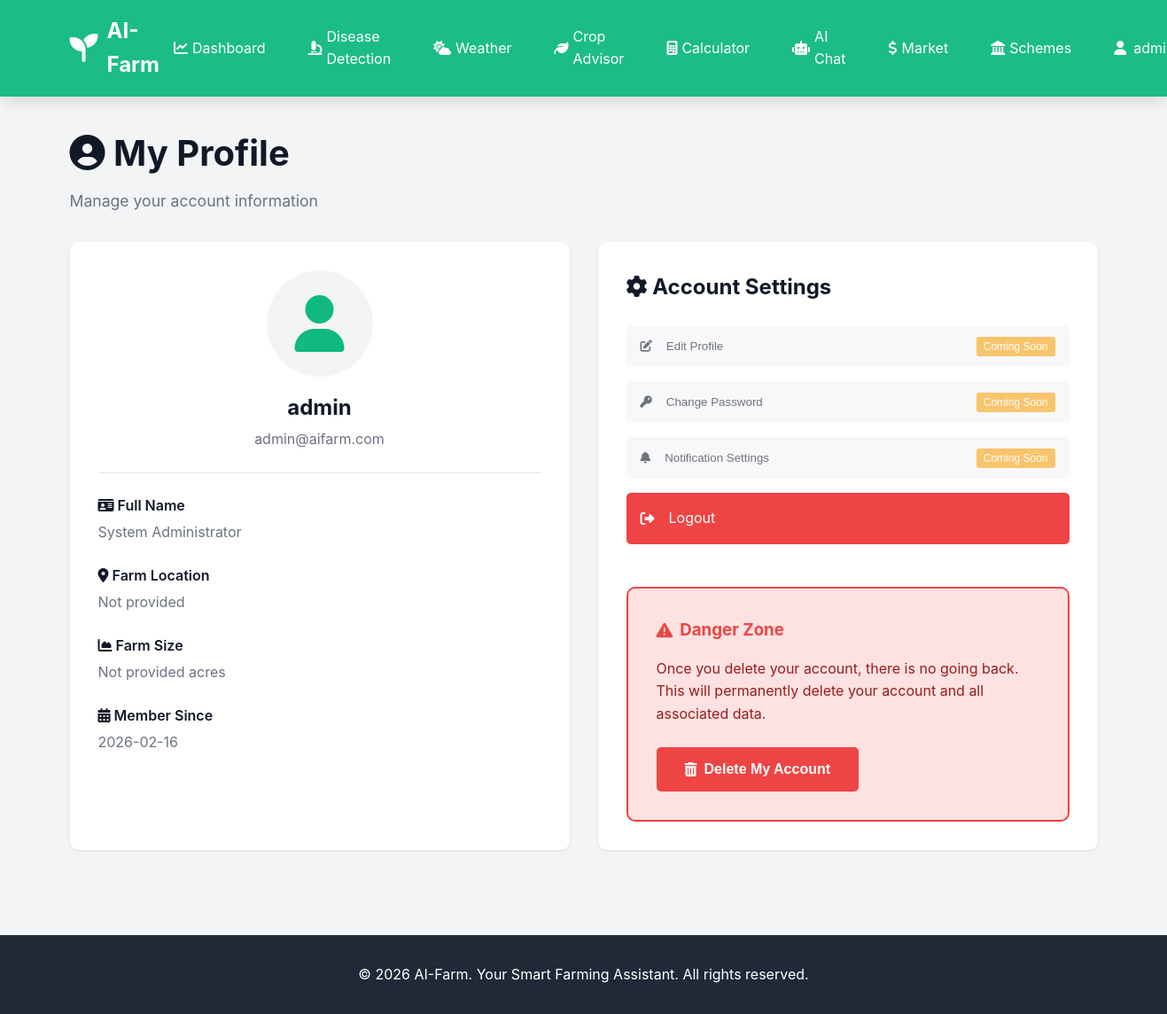
Page /profile (signed in) on the earlier database version.
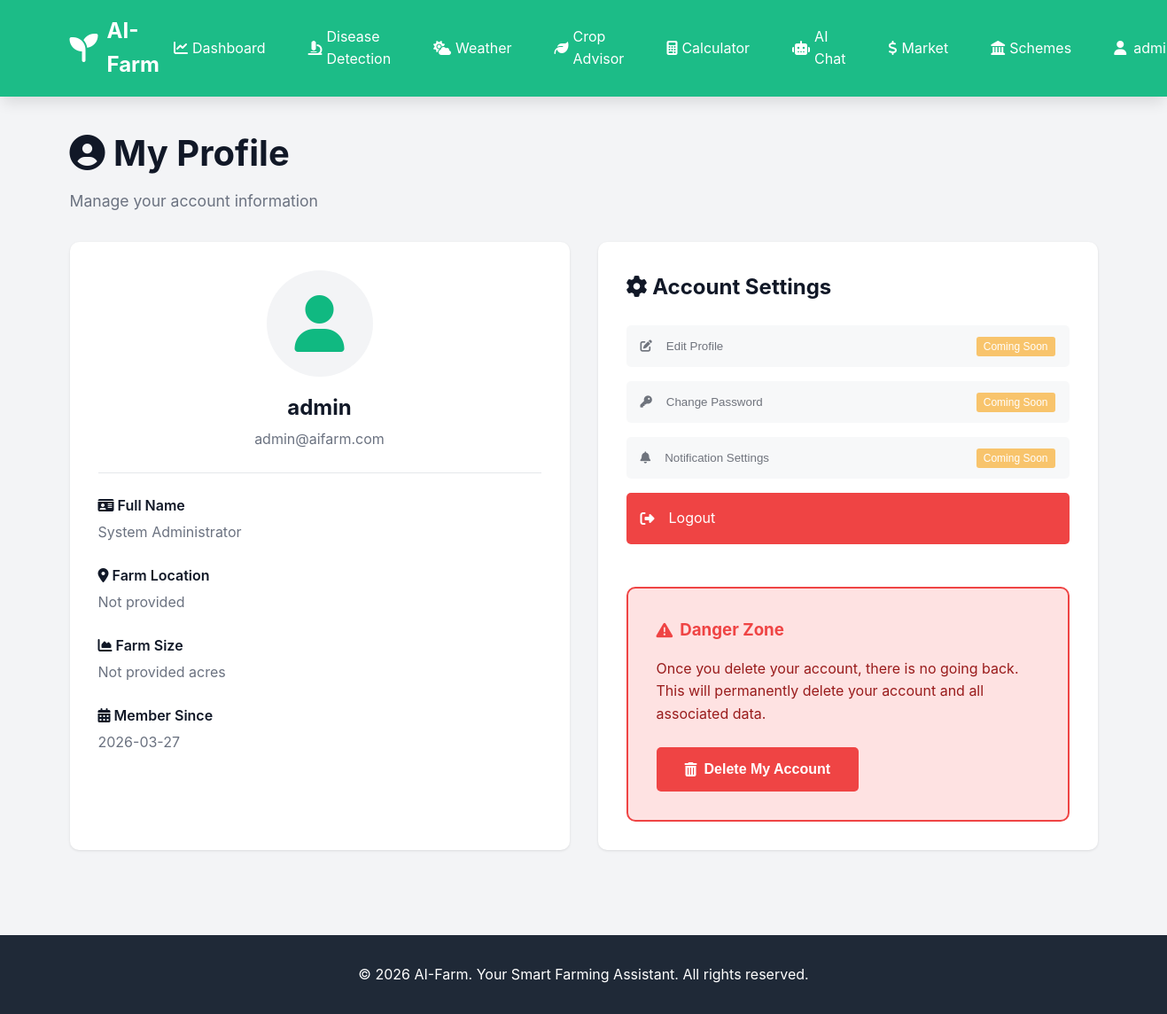
Same page on the later database version.
### tables this page shows
CREATE TABLE users
                 (id INTEGER PRIMARY KEY AUTOINCREMENT,
                  username TEXT UNIQUE NOT NULL,
                  email TEXT UNIQUE NOT NULL,
                  password TEXT NOT NULL,
                  full_name TEXT,
                  farm_location TEXT,
                  farm_size REAL,
                  is_admin INTEGER DEFAULT 0,
                  created_at TIMESTAMP DEFAULT CURRENT_TIMESTAMP);

### app.py (the view)
@app.route('/profile')
@login_required
def profile():
    conn = sqlite3.connect('aifarm.db')
    conn.row_factory = sqlite3.Row
    c = conn.cursor()
    c.execute('SELECT * FROM users WHERE id = ?', (session['user_id'],))
    user = c.fetchone()
    conn.close()
    return render_template('profile.html', user=user)

### app.py (called while the page is built)
def login_required(f):
    @wraps(f)
    def decorated_function(*args, **kwargs):
        if 'user_id' not in session:
            flash('Please log in to access this page.', 'warning')
            return redirect(url_for('login'))
        return f(*args, **kwargs)
    return decorated_function

### templates/profile.html (shortened to what this page needs)
{% extends "base.html" %}
{% block content %}
<div class="page-container">
    <div class="container">
        <div class="page-header">
            <h1><i class="fas fa-user-circle"></i> My Profile</h1>
            <p>Manage your account information</p>
        </div>
        <div class="profile-container">
            <div class="profile-card">
                <div class="profile-header">
                    <div class="profile-avatar">
                        <i class="fas fa-user fa-4x"></i>
                    </div>
                    <h2>{{ user.username }}</h2>
                    <p class="profile-email">{{ user.email }}</p>
                </div>
                <div class="profile-info">
                    <div class="info-group">
                        <label><i class="fas fa-id-card"></i> Full Name</label>
                        <p>{{ user.full_name or 'Not provided' }}</p>
                    </div>
                    <div class="info-group">
                        <label><i class="fas fa-map-marker-alt"></i> Farm Location</label>
                        <p>{{ user.farm_location or 'Not provided' }}</p>
                    </div>
                    <div class="info-group">
                        <label><i class="fas fa-chart-area"></i> Farm Size</label>
                        <p>{{ user.farm_size or 'Not provided' }} acres</p>
                    </div>
                    <div class="info-group">
                        <label><i class="fas fa-calendar-alt"></i> Member Since</label>
                        <p>{{ user.created_at[:10] }}</p>
                    </div>
                </div>
            </div>
            <div class="account-actions">
                <h2><i class="fas fa-cog"></i> Account Settings</h2>
                <div class="actions-list">
                    <button class="action-btn" disabled>
                        <i class="fas fa-edit"></i> Edit Profile
                        <span class="coming-soon">Coming Soon</span>
                    </button>
                    <button class="action-btn" disabled>
                        <i class="fas fa-key"></i> Change Password
                        <span class="coming-soon">Coming Soon</span>
                    </button>
                    <button class="action-btn" disabled>
                        <i class="fas fa-bell"></i> Notification Settings
                        <span class="coming-soon">Coming Soon</span>
                    </button>
                    <a href="{{ url_for('logout') }}" class="action-btn logout-btn">
                        <i class="fas fa-sign-out-alt"></i> Logout
                    </a>
                </div>
                <div class="danger-zone">
                    <h3><i class="fas fa-exclamation-triangle"></i> Danger Zone</h3>
                    <p>Once you delete your account, there is no going back. This will permanently delete your account and all associated data.</p>
                    <button onclick="confirmDeleteAccount()" class="btn-delete-account">
                        <i class="fas fa-trash-alt"></i> Delete My Account
                    </button>
                </div>
            </div>
        </div>
    </div>
</div>
{% endblock %}

### templates/base.html (shortened to what this page needs)
<!DOCTYPE html>
<html lang="en">
<head>
    <link rel="stylesheet" href="{{ url_for('static', filename='css/style.css') }}">
    <link rel="stylesheet" href="https://cdnjs.cloudflare.com/ajax/libs/font-awesome/6.4.0/css/all.min.css">
</head>
<body>
    <nav class="navbar">
        <div class="container">
            <div class="nav-brand">
                <i class="fas fa-seedling"></i>
                <span>AI-Farm</span>
            </div>
            {% if session.user_id %}
            <ul class="nav-menu">
                <li><a href="{{ url_for('dashboard') }}"><i class="fas fa-chart-line"></i> Dashboard</a></li>
                <li><a href="{{ url_for('disease_detection') }}"><i class="fas fa-microscope"></i> Disease Detection</a></li>
                <li><a href="{{ url_for('weather') }}"><i class="fas fa-cloud-sun"></i> Weather</a></li>
                <li><a href="{{ url_for('crop_recommendations') }}"><i class="fas fa-leaf"></i> Crop Advisor</a></li>
                <li><a href="{{ url_for('fertilizer_calculator') }}"><i class="fas fa-calculator"></i> Calculator</a></li>
                <li><a href="{{ url_for('chatbot') }}"><i class="fas fa-robot"></i> AI Chat</a></li>
                <li><a href="{{ url_for('market_prices') }}"><i class="fas fa-dollar-sign"></i> Market</a></li>
                <li><a href="{{ url_for('govt_schemes') }}"><i class="fas fa-landmark"></i> Schemes</a></li>
                <li class="dropdown">
                    <a href="#" class="dropbtn" onclick="toggleDropdown(event)">
                        <i class="fas fa-user"></i> {{ session.username }}
                    </a>
                </li>
            </ul>
            {% else %}
            <ul class="nav-menu">
                <li><a href="{{ url_for('index') }}">Home</a></li>
                <li><a href="{{ url_for('login') }}">Login</a></li>
                <li><a href="{{ url_for('register') }}">Register</a></li>
            </ul>
            {% endif %}
        </div>
    </nav>
    <main>
        {% block content %}{% endblock %}
    </main>
    <footer>
        <div class="container">
            <p>&copy; 2026 AI-Farm. Your Smart Farming Assistant. All rights reserved.</p>
        </div>
    </footer>
</body>
</html>
</body>
</html>

Differences in the rows shown:
changed users "admin": created_at "2026-02-16" → "2026-03-27"
